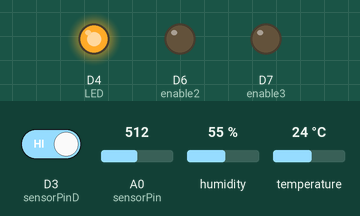
Bench run of a sketch on a simulated ESP8266 (NodeMCU). Parts: output pins drawn as LEDs (lit = HIGH). The inputs (shaded band) are chosen by the test bench; at power-on: D3 (sensorPinD) HIGH, A0 (sensorPin) = 512, humidity 55 %, temperature 24 °C. WiFi joins after 1.5 s; servers stay silent unless stated; what the sketch prints to the serial monitor is not drawn.

Above: at 5.6 s.
At 11.8 s:
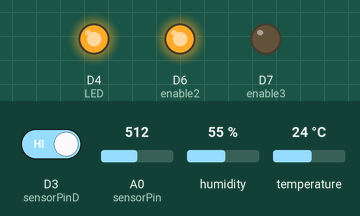
At 17.8 s:
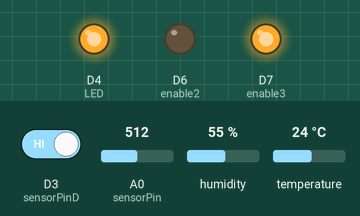
Timing chart, 0 to 23.2 s (numbered marks = the images above):
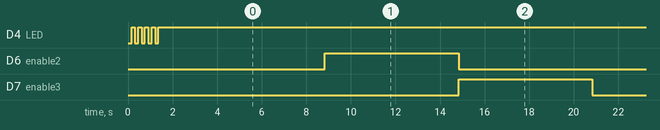

Measured:
- by itself, D6 (enable2), D7 (enable3): alternates HIGH for 6.0 s and LOW for 12.0 s
- by itself, everything shown: repeats every 18.0 s, in 3 steps

The sketch:

FAZENDINHA_17062022.ino
```cpp
/*************************************************************

  This example shows how value can be pushed from Arduino to
  the Blynk App.

  WARNING :
  For this example you'll need Adafruit DHT sensor libraries:
    https://github.com/adafruit/Adafruit_Sensor
    https://github.com/adafruit/DHT-sensor-library

  App project setup:
    Value Display widget attached to V5
    Value Display widget attached to V6
 *************************************************************/

// Template ID, Device Name e Auth Token são fornecidos pelo Blynk.Cloud
// Veja a guia Device Info ou as configurações do modelo
#define BLYNK_TEMPLATE_ID "TMPLrKKyt9wX"
#define BLYNK_DEVICE_NAME "HortaCasaErika"
#define BLYNK_AUTH_TOKEN "6qQSYp2iIGHYeyuy_6KFLBpMlkVlINI9" //Authentication code sent by Blynk

#define BLYNK_PRINT Serial
#include <ESP8266WiFi.h>
#include <BlynkSimpleEsp8266.h>
#include <DHT.h>

int sensorPinD = D3;
int sensorPin = A0;    // selecione o pino de entrada para o potenciômetro
int enable1 = D5;      // habilitar a leitura do sensor A
int enable2 = D6;      // habilitar a leitura do sensor b
int enable3 = D7;      // habilitar a leitura do sensor c

float sensorValue1 = 0.000;  // variável para armazenar o valor vindo do sensor A
float sensorValue2 = 0.00;  // variável para armazenar o valor vindo do sensor B
float sensorValue3 = 0.0;  // variável para armazenar o valor vindo do sensor C
char auth[] = BLYNK_AUTH_TOKEN;
// Your WiFi credentials.
// Set password to "" for open networks.
char ssid[] = "JPL";
char pass[] = "123@juarez";


#define DHTPIN D2          // What digital pin we're connected to for T and H
#define LED D4           // Led in NodeMCU at pin GPIO16 (D0) for connection LED.

// DHT Type
#define DHTTYPE DHT11     // DHT 11
//#define DHTTYPE DHT22   // DHT 22, AM2302, AM2321

DHT dht(DHTPIN, DHTTYPE);
BlynkTimer timer;
WiFiClient client;


// Send it to Blynk
void sendSensor()
{
  // read the value from sensor A:
 // digitalWrite(enable1, HIGH);
  Serial.println("Reading Sensor 1");
  delay(5000);

  float h = dht.readHumidity();
  float t = dht.readTemperature(); // or dht.readTemperature(true) for Fahrenheit

  if (isnan(h) || isnan(t)) {

    Serial.println("Failed to read from DHT sensor!");
    return;
  }
  // You can send any value at any time.
  // Please don't send more that 10 values per second.
  Blynk.virtualWrite(V0, t);
  Serial.print(t);
  Serial.println(" C");
  Blynk.virtualWrite(V1, h);
  Serial.print(h);
  Serial.println(" %");
  delay(1000);
 // digitalWrite(enable1, LOW);

}

void setup()
{
  // Debug console
  Serial.begin(9600); // default was 9600
  delay(10);
 // Blynk.begin(auth, ssid, pass);
 Blynk.config(auth);
  // You can also specify server:
  //Blynk.begin(auth, ssid, pass, "blynk-cloud.com", 80);
  //Blynk.begin(auth, ssid, pass, IPAddress(192,168,1,100), 8080);

  dht.begin();

  // Setup a function to be called every second
  timer.setInterval(1000L, sendSensor);

  //pinMode(enable1, OUTPUT); //Set D5 to OutPut to Switch on Sensor1
  pinMode(enable2, OUTPUT); //Set D6 to OutPut to Switch on Sensor2
  pinMode(enable3, OUTPUT); //Set D7 to OutPut to Switch on Sensor3

  pinMode(LED, OUTPUT); // set the digital pin as output for connection LED.

  Serial.println("Connecting to ");
  Serial.println(ssid);

  WiFi.begin(ssid, pass);
  while (WiFi.status() != WL_CONNECTED)
  {
    digitalWrite(LED, LOW);
    delay(150);
    Serial.print(".");
    digitalWrite(LED, HIGH);
    delay(150);
  }

  Serial.println("");
  Serial.println("WiFi connected");

  digitalWrite(LED, HIGH); // turn the LED on.
  delay(1000);         // wait for 1 second.

}
void sensordata()
{

 // read the value from sensor B:
  digitalWrite(enable2, HIGH);
  Serial.println("Reading Sensor 2");
  delay(5000);
  //sensorValue2 = (100 - ( (analogRead(sensorPin)/1023) * 100 ));
  //sensorValue2 = (((analogRead(sensorPin)/353) * 100 ));
  sensorValue2 = analogRead(sensorPin);
  sensorValue2 = map(sensorValue2,0,1023,100,0);
  Blynk.virtualWrite(V2, sensorValue2);
  Serial.println(sensorValue2);
  delay(1000);
  digitalWrite(enable2, LOW);


  // read the value from sensor C:
  digitalWrite(enable3, HIGH);
  Serial.println("Reading Sensor 3");
  delay(5000);
  //sensorValue3 = (100 - ( (analogRead(sensorPin)/1023) * 100 ));
  //sensorValue3 = (((analogRead(sensorPin)/353) * 100 ));
  sensorValue3 = digitalRead(sensorPinD);
  sensorValue3 = map(sensorValue3,0,1,1,0);
  Blynk.virtualWrite(V3, sensorValue3);
  Serial.println(sensorValue3);
  delay(1000);
  digitalWrite(enable3, LOW);
  Serial.println("----------------------------------------");
 // delay before starting next set of readings
 // ESP.deepSleep(1 * 300000000);//Dorme por 5 Minutos (Deep-Sleep em Micro segundos).
}


void loop()
{
  Blynk.run();
  timer.run();
  sensordata();
}
```
